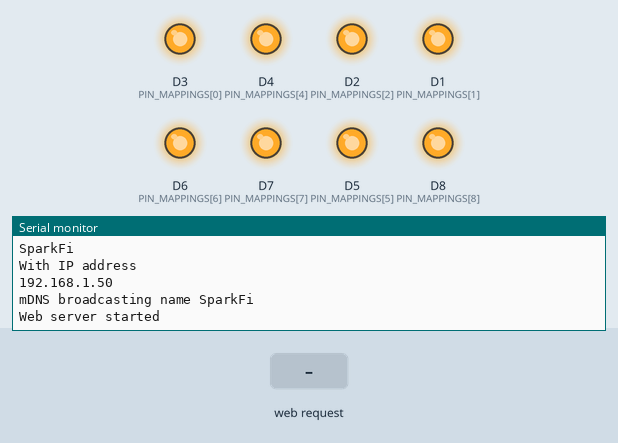
Simulated run of this sketch. Board: ESP8266 (Wemos D1 mini). Parts: output pins drawn as LEDs (lit = HIGH), the last lines printed to the serial monitor. The inputs (shaded band) are chosen by the test bench. WiFi joins after 1.5 s; servers stay silent unless stated.

Above: at 2.7 s.
2.8 s: HTTP request GET / received
At 3.8 s:
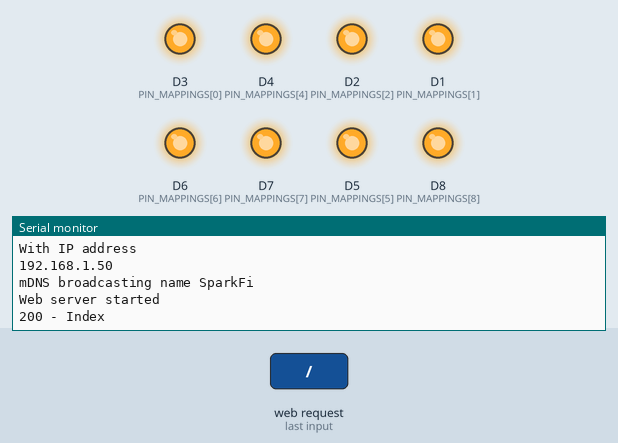
4.3 s: HTTP request GET /spark received
At 4.9 s:
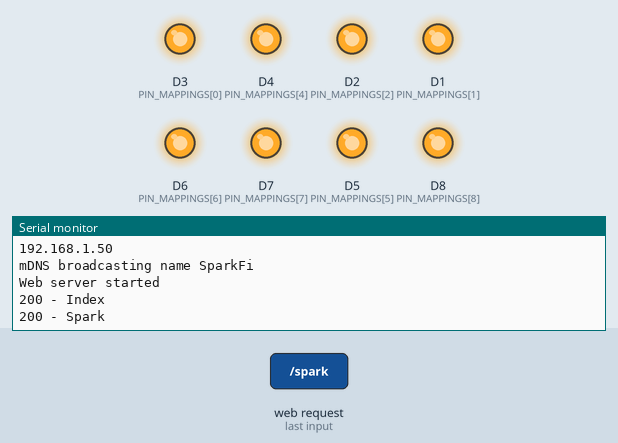

The sketch:

main.ino
```cpp
#include <ESP8266WebServer.h>

// Wemos D1 Mini pin mappings
// A poor man's dictionary, because everybody is broke in low level C++
const int PIN_MAPPINGS[] = { 0, D1, D2, D3, D4, D5, D6, D7, D8 };

ESP8266WebServer server(80);

void setup()
{
  Serial.begin(9600);
  Serial.setDebugOutput(true);
  initializePinOutputs();
  deactivatePins();

  initializeWifi();
  initializeServer();
}

void loop()
{
  server.handleClient();
}

void initializePinOutputs()
{
  pinMode(LED_BUILTIN, OUTPUT);

  for (int i = 1; i < 9; i++ )
  {
    pinMode(PIN_MAPPINGS[i], OUTPUT);
  }
}

void deactivatePins()
{
  digitalWrite(LED_BUILTIN, HIGH);

  for (int i = 1; i < 9; i++ )
  {
    digitalWrite(PIN_MAPPINGS[i], HIGH);
  }
}
```

html.ino
```cpp
String getHtml()
{
  String html = "";
  html += "<html>";
  html += "    <head>";
  html += "        <meta name=\"viewport\" content=\"width=device-width, initial-scale=1, shrink-to-fit=no\">";
  html += "        <title>Spark-Fi</title>";
  html += "        <link rel=\"stylesheet\" href=\"https://bootswatch.com/4/darkly/bootstrap.min.css\">";
  html += "        <link rel=\"stylesheet\" href=\"https://use.fontawesome.com/releases/v5.0.9/css/all.css\" integrity=\"sha384-5SOiIsAziJl6AWe0HWRKTXlfcSHKmYV4RBF18PPJ173Kzn7jzMyFuTtk8JA7QQG1\" crossorigin=\"anonymous\">";
  html += "        <style>";
  html += "            li {";
  html += "                float: left;";
  html += "                padding-right: 1em;";
  html += "                padding-top: 1em;";
  html += "            }";
  html += "            .row {";
  html += "                margin-bottom: 3em;";
  html += "            }";
  html += "            .btn-xl {";
  html += "                padding: 18px 28px;";
  html += "                font-size: 1.5em; ";
  html += "                line-height: normal;";
  html += "                -webkit-border-radius: 8px;";
  html += "                -moz-border-radius: 8px;";
  html += "                        border-radius: 8px;";
  html += "            }";
  html += "        </style>";
  html += "    </head>";
  html += "    <body>";
  html += "        <div class=\"jumbotron\">";
  html += "            <div class=\"container justify-content-center text-center\">";
  html += "                <h1 class=\"text-danger display-1\">SparkFi</h1>";
  html += "            </div>";
  html += "        </div>";
  html += "        <div class=\"container\">";
  html += "            <div class=\"row\">";
  html += "                <div class=\"col justify-content-center text-center\">";
  html += "                    <h2>Channels</h2>";
  html += "                    <ul style=\"list-style-type: none;\">";
  html += "                        <li><button type=\"button\" data-value=\"1\" class=\"btn channel btn-outline-danger\"><i class=\"fas fa-fire\"></i>&nbsp;Channel 1</button></li>";
  html += "                        <li><button type=\"button\" data-value=\"2\" class=\"btn channel btn-outline-danger\"><i class=\"fas fa-fire\"></i>&nbsp;Channel 2</button></li>";
  html += "                        <li><button type=\"button\" data-value=\"3\" class=\"btn channel btn-outline-danger\"><i class=\"fas fa-fire\"></i>&nbsp;Channel 3</button></li>";
  html += "                        <li><button type=\"button\" data-value=\"4\" class=\"btn channel btn-outline-danger\"><i class=\"fas fa-fire\"></i>&nbsp;Channel 4</button></li>";
  html += "                        <li><button type=\"button\" data-value=\"5\" class=\"btn channel btn-outline-danger\"><i class=\"fas fa-fire\"></i>&nbsp;Channel 5</button></li>";
  html += "                        <li><button type=\"button\" data-value=\"6\" class=\"btn channel btn-outline-danger\"><i class=\"fas fa-fire\"></i>&nbsp;Channel 6</button></li>";
  html += "                        <li><button type=\"button\" data-value=\"7\" class=\"btn channel btn-outline-danger\"><i class=\"fas fa-fire\"></i>&nbsp;Channel 7</button></li>";
  html += "                        <li><button type=\"button\" data-value=\"8\" class=\"btn channel btn-outline-danger\"><i class=\"fas fa-fire\"></i>&nbsp;Channel 8</button></li>";
  html += "                    </ul>";
  html += "                </div>";
  html += "                <div class=\"col justify-content-center text-center\">";
  html += "                    <h2>Ignition Duration</h2>                ";
  html += "                    <div class=\"form-group\">";
  html += "                        <label for=\"example-text-input\" class=\"col-2 col-form-label\">Duration</label>";
  html += "                        <div class=\"\">";
  html += "                            <input class=\"form-control\" type=\"number\" value=\"500\" id=\"ignition-duration\" />";
  html += "                        </div>";
  html += "                    </div>";
  html += "                </div>";
  html += "            </div>";
  html += "            <div class=\"row\">";
  html += "                <div class=\"col justify-content-center text-center\">";
  html += "                    <button id=\"spark-button\" class=\"btn btn-danger btn-xl\" role=\"button\" aria-pressed=\"true\">Spark</button>";
  html += "                </div>";
  html += "            </div>";
  html += "            <hr>";
  html += "            <footer>";
  html += "                <p>&copy; TheBentern 2018</p>";
  html += "            </footer>";
  html += "        </div>";
  html += "        <div class=\"modal fade\" id=\"modal\" tabindex=\"-1\" role=\"dialog\" aria-labelledby=\"exampleModalLabel\" aria-hidden=\"true\">";
  html += "            <div class=\"modal-dialog\" role=\"document\">";
  html += "                <div class=\"modal-content\">";
  html += "                    <div class=\"modal-body\"></div>";
  html += "                    <div class=\"container-fluid\">";
  html += "                        <div class=\"row\">";
  html += "                            <div class=\"col justify-content-center text-center\">";
  html += "                                <h3>Igniting channels</h3>";
  html += "                                <h3 id=\"ignited-channels\"></h3>";
  html += "                                <br />";
  html += "                                <div class=\"fa-3x\">";
  html += "                                    <i class=\"text-danger fas fa-spinner fa-spin\"></i>";
  html += "                                </div>";
  html += "                            </div>";
  html += "                        </div>";
  html += "                    </div>";
  html += "                </div>";
  html += "            </div>";
  html += "        </div>";
  html += "        <script src=\"https://code.jquery.com/jquery-3.2.1.slim.min.js\" integrity=\"sha384-KJ3o2DKtIkvYIK3UENzmM7KCkRr/rE9/Qpg6aAZGJwFDMVNA/GpGFF93hXpG5KkN\" crossorigin=\"anonymous\"></script>";
  html += "        <script src=\"https://cdnjs.cloudflare.com/ajax/libs/popper.js/1.12.9/umd/popper.min.js\" integrity=\"sha384-ApNbgh9B+Y1QKtv3Rn7W3mgPxhU9K/ScQsAP7hUibX39j7fakFPskvXusvfa0b4Q\" crossorigin=\"anonymous\"></script>";
  html += "        <script src=\"https://maxcdn.bootstrapcdn.com/bootstrap/4.0.0/js/bootstrap.min.js\" integrity=\"sha384-JZR6Spejh4U02d8jOt6vLEHfe/JQGiRRSQQxSfFWpi1MquVdAyjUar5+76PVCmYl\" crossorigin=\"anonymous\"></script>";
  html += "        <script type=\"text/javascript\">";
  html += "            $(document).on('click', 'button.channel', toggleChannelActive);";
  html += "            $(document).on('click', '#spark-button', sparkClick);";
  html += "            ";
  html += "            function sparkClick (e) {";
  html += "                e.preventDefault();";
  html += "                $('#ignited-channels').empty();";
  html += "                var channels = $('button.channel.active')";
  html += "                    .map(function(index, item) { return $(item).data('value').toString() })";
  html += "                    .toArray();";
  html += "                var duration = $('#ignition-duration').val();";
  html += "";
  html += "                $('#ignited-channels').text(channels.join(', '));";
  html += "                postSpark(channels, duration);";
  html += "                $('#modal').modal();";
  html += "                setTimeout(function() { $('#modal').modal('hide') }, duration);";
  html += "            }";
  html += "";
  html += "            function toggleChannelActive (e) {";
  html += "                e.preventDefault();";
  html += "                $(this).toggleClass('active');";
  html += "            }";
  html += "";
  html += "            function postSpark(channels, duration) {";
  html += "                var xhr = new XMLHttpRequest();";
  html += "                xhr.open('post', '/spark');";
  html += "                xhr.setRequestHeader('Content-type', 'application/x-www-form-urlencoded');";
  html += "                xhr.send('channel=' + channels.join('&channel=') + '&duration=' + duration);";
  html += "            }";
  html += "        </script>";
  html += "    </body>";
  html += "</html>";
  html += "";
  return html;
}
  
```

server.ino
```cpp
#include <ESP8266WebServer.h>

void initializeServer()
{
  server.on("/", handleRoot);
  server.on("/spark", handleSpark);
  server.onNotFound(handleNotFound);
  server.begin();

  Serial.println("Web server started");
}

void handleRoot()
{
  logRequest("200 - Index");
  server.send(200, "text/html", getHtml());
}

void handleSpark()
{
  logRequest("200 - Spark");

  writeChannels();
  delayForDuration();
  deactivatePins();

  sendOK();
}

void writeChannels()
{
  for (int i = 0; i < server.args(); i++ )
  {
    if (server.argName(i).equals("channel"))
    {
      int channel = server.arg(i).toInt();
      digitalWrite(PIN_MAPPINGS[channel], LOW);
      Serial.print("Firing channel ");
      Serial.print(server.arg(i));
      Serial.println();
    }
  }
}

void delayForDuration()
{
  for (int i = 0; i < server.args(); i++ )
  {
    if (server.argName(i).equals("duration"))
    {
      int duration = server.arg(i).toInt();
      delay(duration);
      Serial.print("Firing for duration ");
      Serial.print(server.arg(i));
    }
  }
}

void handleNotFound()
{
  logRequest("404 - Not found");
  server.send(404, "text/plain", "404 Not found");
}

void sendOK()
{
  server.sendHeader("Connection", "close");
  server.sendHeader("Access-Control-Allow-Origin", "*");
  server.send(200, "text/plain", "OK\r\n");
}

void logRequest(String message)
{
  Serial.println(message);

  // This is problematic because it fires D2
  // digitalWrite(LED_BUILTIN, LOW);
  // delay(200);
  // digitalWrite(LED_BUILTIN, HIGH);
}
```

wifi.ino
```cpp
#include <ESP8266WebServer.h>
#include <ESP8266mDNS.h>

#define SSID      "SparkFi"
#define PASSWORD  "spark2018"

void initializeWifi()
{
  WiFi.begin(SSID, PASSWORD);

  while(WiFi.status() != WL_CONNECTED)
  {
    delay(500);
    Serial.println("");
    Serial.printf("Attempting to connect to %s...", SSID);
  }
  Serial.println("");
  Serial.println("Connected to ");
  Serial.println(SSID);
  Serial.println("With IP address ");
  Serial.println(WiFi.localIP());

  if (MDNS.begin("SparkFi"))
  {
    Serial.println("mDNS broadcasting name SparkFi");
  }
  else
  {
    Serial.println("mDNS broadcast failed");
  }
}
```

Measured:
- after the input at 2.8 s, the serial monitor: prints a new line at once (image 1)
- after the input at 4.3 s, the serial monitor: prints a new line at once (image 2)
